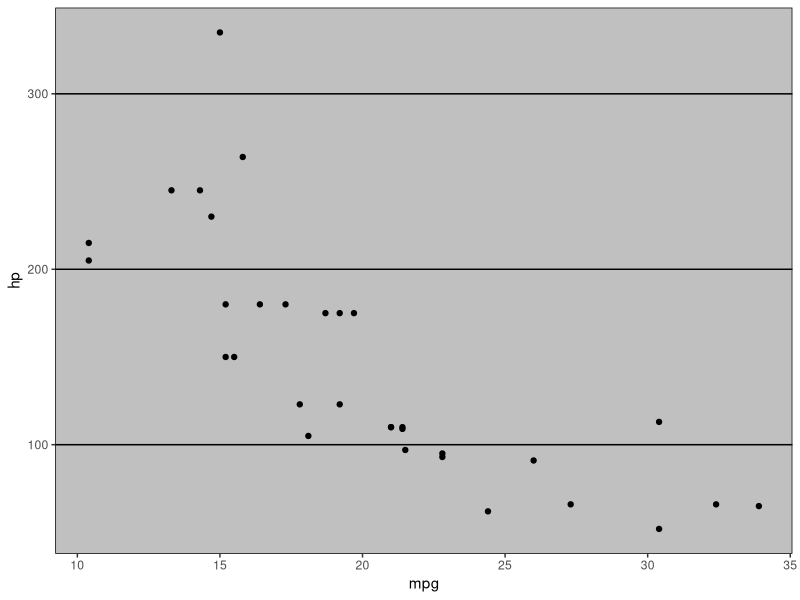

Source code (R):
library(ggplot2)
library(ggthemes)
df <-mtcars

print(head(df))

pl <- ggplot(data =df, aes(x =mpg, y =hp))

pl2 <- pl+geom_point()

print(pl2 +theme_excel())
